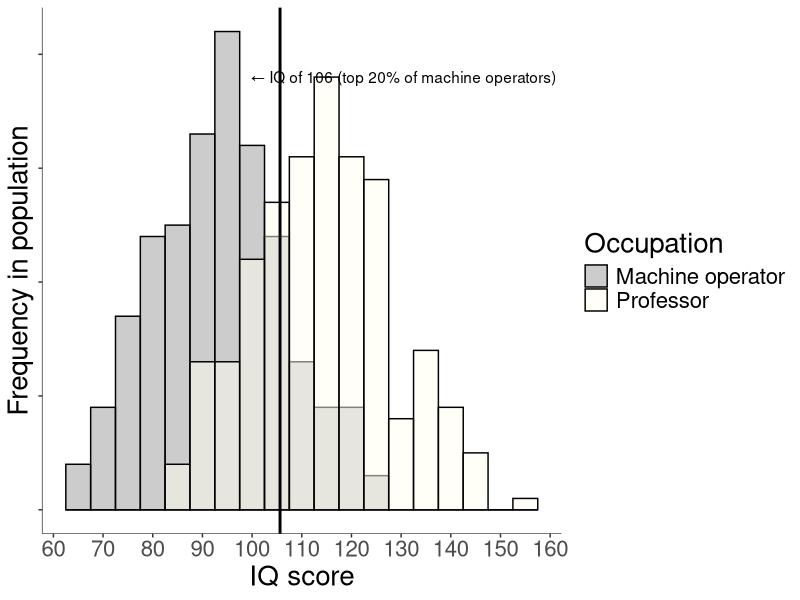

The R source for this figure:
library(ggplot2)

#data estimated from: https://www.gwern.net/docs/iq/2002-hauser.pdf

### COMPARE IQ SCORES OF MACHINE OPERATORS AND PROFESSORS ###

#descriptives for the two distributions
mean_coal = 93
sd_coal = 15

mean_prof = 114
sd_prof = 15

sd = 15

#find the score that gets you into the top 10% of coal miners (z = 1.65)
#z = 1.2816 #90th percentile
z = 0.8416 #80th percentile
pnorm(z)

coal_miner_IQ_of_interest = z * sd_coal + mean_coal #a score of 118 would put a coal miner in the top 10% of coal miners

#give the z-score for an IQ score of x among professors
z_coal_miner_in_profs = (coal_miner_IQ_of_interest - mean_prof) / sd_prof #a z-score of 0.25 has a p-value of 
pnorm(z_coal_miner_in_profs)

(mean_prof - mean_coal) / sd

### GRAPH THE DIFFERENCES ###

#creates two normal distributions
coal_dat = as.data.frame(rnorm(250, mean_coal, sd_coal))
prof_dat = as.data.frame(rnorm(250, mean_prof, sd_prof))

#rename columns
colnames(coal_dat)[1] = "IQ"
colnames(prof_dat)[1] = "IQ"

#remove professors and coal miners with extremely low IQs (there's likely to be a floor effect)
prof_dat = subset(prof_dat, IQ > 80)
coal_dat = subset(coal_dat, IQ > 65)

#add occupation variable
coal_dat$Occupation = "Machine operator"
prof_dat$Occupation = "Professor"

#combine the datasets into one
total.data = rbind(coal_dat, prof_dat)

#make the graph
ggplot(total.data, aes(x = IQ, fill = Occupation)) + 
  geom_histogram(binwidth = 5, alpha=0.5, position="identity", colour = "black") + 
  #xlim(-1000, 1000) +
  xlab("IQ score") +
  ylab("Frequency in population") + 
  scale_fill_discrete(labels=c("Coal miners", "Professors")) +
  theme(plot.background = element_blank(),panel.grid.major = element_blank(),panel.grid.minor = element_blank(),panel.border = element_blank(),
       panel.background = element_blank(), axis.line.x = element_line(color="black", size = 0.2), axis.line.y = element_line(color="black", size = 0.2),
       legend.key = element_blank(), text = element_text(size = 20, family = "sans"), axis.text.y = element_blank()) +
  scale_color_manual(values=c("#999999", "ivory", "snow4"))+
  scale_fill_manual(values=c("#999999", "ivory", "snow4")) + 
  geom_vline(aes(xintercept= coal_miner_IQ_of_interest), color="black", size=1, show.legend = FALSE) +
  annotate("text", x = 130, y = 38, label = " ← IQ of 106 (top 20% of machine operators)") +
  scale_x_continuous(breaks = c(40,50,60,70,80,90,100,110,120,130,140,150,160))
  
